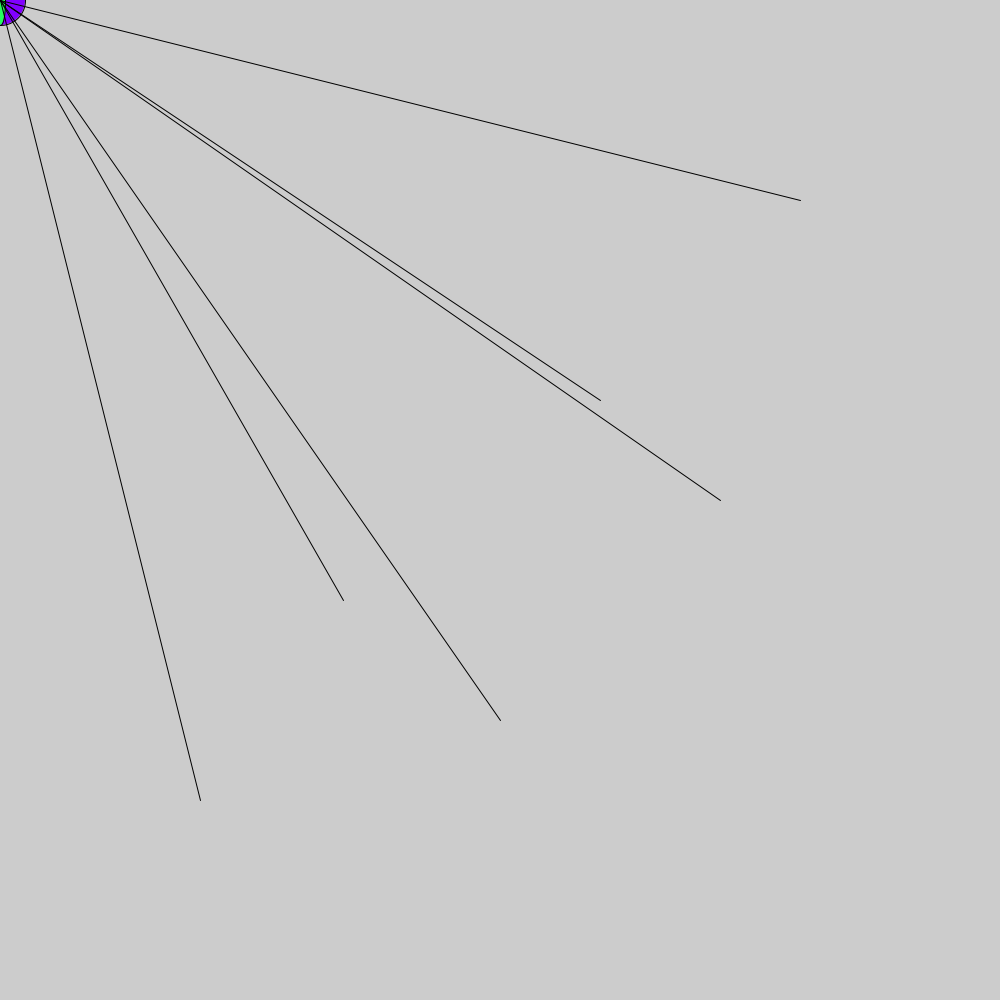
Frame 1 (no input)
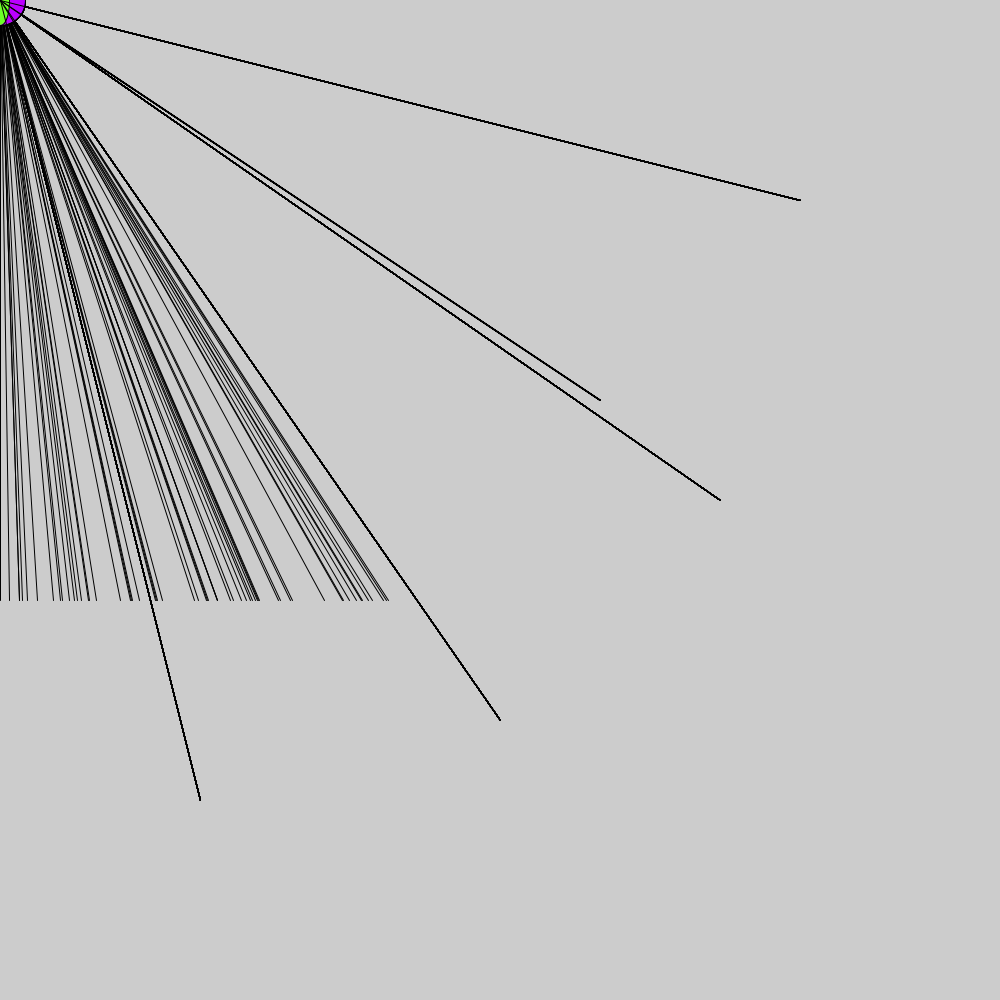
Frame 60 (the mouse pressed at the canvas centre just before this capture)
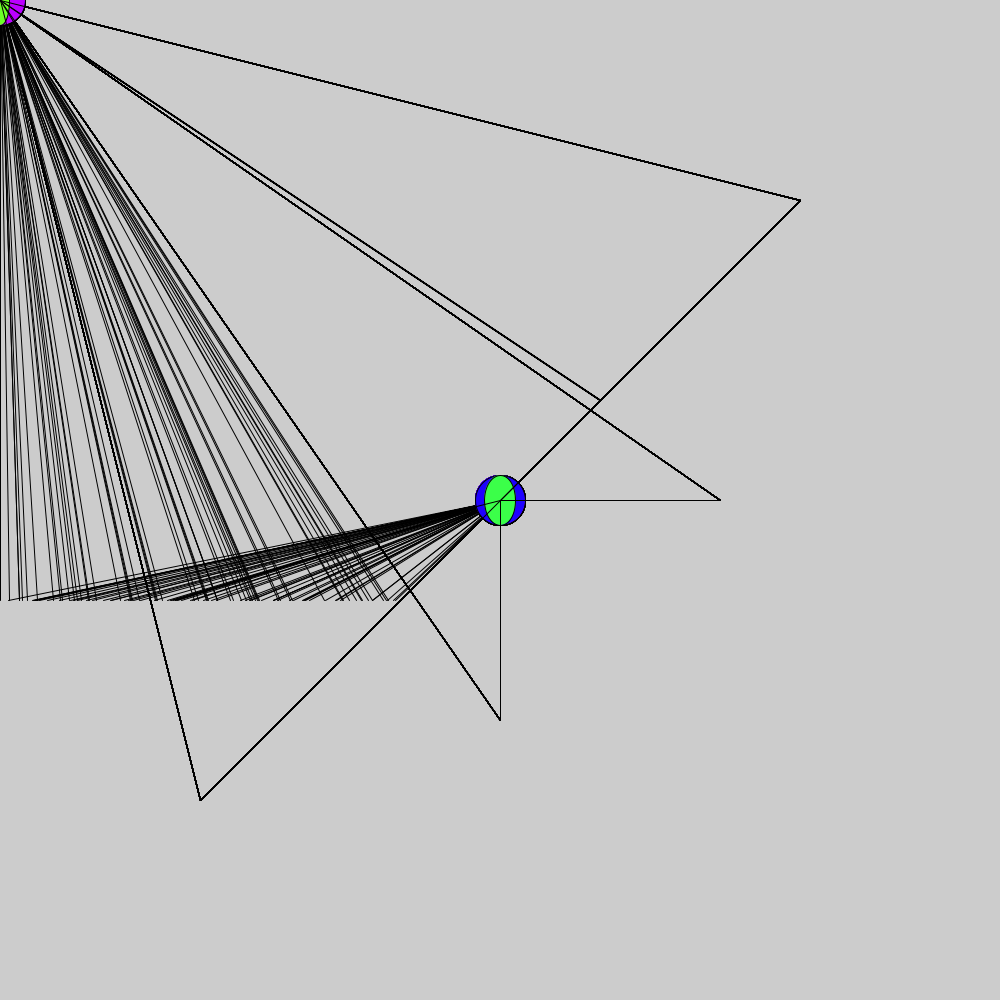
Frame 120 (the mouse held since frame 60 and released just before this capture)

The Processing sketch that drew these frames (run headless with seeded random() and noise(); from frame 60 on, the mouse is pressed at the canvas centre):

// Processing sketch: processing_46149
// ── processing_46149.pde

void setup(){
    size(1000,1000);
}

void draw(){
  fill(random(0,200),0,255);
  ellipse(mouseX,mouseY,50,50);
  fill(random(0,150),255,random(0,100));
  ellipse(mouseY,mouseX,random(0,50),50);

  line(mouseY,mouseY,720,500);
  line(mouseX,mouseX,500,720);
  line(mouseX,mouseX,600,400);
  line(mouseY,mouseY,200,800);
  line(mouseY,mouseY,800,200);
  line(mouseX,mouseX,random(0,400),600);




 
  
}
